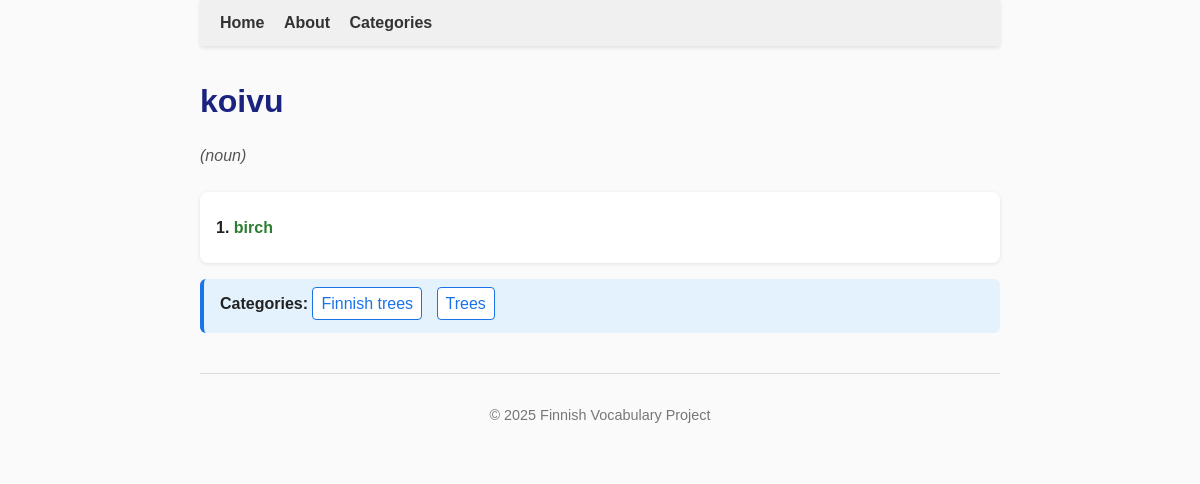
The app's page /word/koivu (signed in) with its own data.
### tables this page shows
CREATE TABLE words (
        id INTEGER PRIMARY KEY,
        word TEXT UNIQUE NOT NULL,
        pos_id INTEGER REFERENCES parts_of_speech(id)
    , created_at TEXT, updated_at TEXT, language_code TEXT DEFAULT 'fi');

CREATE TABLE parts_of_speech (
        id INTEGER PRIMARY KEY,
        name TEXT NOT NULL
    );

CREATE TABLE translations (
        id INTEGER PRIMARY KEY,
        meaning_id INTEGER NOT NULL REFERENCES meanings(id),
        translation_text TEXT NOT NULL,
        translation_number INTEGER
    , language TEXT DEFAULT 'en');

CREATE TABLE categories (
    id INTEGER PRIMARY KEY,
    name TEXT NOT NULL UNIQUE,
    parent_id INTEGER REFERENCES categories(id)
, description TEXT);

### app.py (the view)
@app.route('/word/<word_name>')
def show_word(word_name):
    conn = sqlite3.connect("finnish.db")
    conn.row_factory = sqlite3.Row  # Access columns by name
    cur = conn.cursor()
    cur.execute("""
        SELECT w.id AS word_id, w.word, p.name AS pos_name
        FROM words w
        LEFT JOIN parts_of_speech p ON w.pos_id = p.id
        WHERE w.word = ?
    """, (word_name,))
    word_row = cur.fetchone()
    if not word_row:
        conn.close()
        return f"No data found for word: {word_name}"
    word_id = word_row['word_id']
    pos_name = word_row['pos_name']
    cur.execute("""
        SELECT m.id AS meaning_id, m.meaning_number, m.notes
        FROM meanings m
        WHERE m.word_id = ?
        ORDER BY m.meaning_number
    """, (word_id,))
    meanings_rows = cur.fetchall()
    meanings = []
    for row in meanings_rows:
        meaning_id = row['meaning_id']
        cur.execute("""
            SELECT translation_text
            FROM translations
            WHERE meaning_id = ?
            ORDER BY translation_number
        """, (meaning_id,))
        translations = [t['translation_text'] for t in cur.fetchall()]
        cur.execute("""
            SELECT example_text, example_translation_text
            FROM examples
            WHERE meaning_id = ?
        """, (meaning_id,))
        examples = [
            {'text': e['example_text'], 'translation': e['example_translation_text']}
            for e in cur.fetchall()
        ]
        cur.execute("""
            SELECT mr.meaning2_id, rt.name AS relation_type, w.word AS related_word
            FROM meaning_relations mr
            JOIN relation_types rt ON mr.relation_type_id = rt.id
            JOIN meanings m2 ON mr.meaning2_id = m2.id
            JOIN words w ON m2.word_id = w.id
            WHERE mr.meaning1_id = ?
        """, (meaning_id,))
        relations = [{'type': r['relation_type'], 'word': r['related_word']} for r in cur.fetchall()]
        meanings.append({
            'meaning_number': row['meaning_number'],
            'notes': row['notes'],
            'translations': translations,
            'examples': examples,
            'relations': relations
        })
    cur.execute("""
        SELECT wr.word2_id, rt.name AS relation_type, w2.word AS related_word
        FROM word_relations wr
        JOIN relation_types rt ON wr.relation_type_id = rt.id
        JOIN words w2 ON wr.word2_id = w2.id
        WHERE wr.word1_id = ?
    """, (word_id,))
    word_relations = [{'type': r['relation_type'], 'word': r['related_word']} for r in cur.fetchall()]
    cur.execute("""
        SELECT c.id, c.name
        FROM categories c
        JOIN word_categories wc ON c.id = wc.category_id
        WHERE wc.word_id = ?
        ORDER BY c.name
    """, (word_id,))
    categories = cur.fetchall()
    conn.close()
    if not meanings:
        return f"No data found for word: {word_name}"
    return render_template(
        'word.html',
        word_name=word_name,
        pos_name=pos_name,
        meanings=meanings,
        word_relations=word_relations,
        categories=categories
    )

### templates/word.html (shortened to what this page needs)
{% extends "base.html" %}
{% block content %}
<h1>{{ word_name }}</h1>
{% if pos_name %}
    <p><em>({{ pos_name }})</em></p>
{% endif %}
{% set type_names = {
    "synonym": "Synonyms",
    "antonym": "Antonyms",
    "same root": "Same root",
    "compound of": "Compound of",
    "derived from": "Derived from",
    "part of": "Part of"
} %}
{% for meaning in meanings %}
<div class="meaning">
    <p>
        <strong>{{ meaning.meaning_number }}.</strong>
        <span class="translation">{{ ", ".join(meaning.translations) }}</span>
    </p>
</div>
{% endfor %}
{% if categories %}
<div class="categories">
    <strong>Categories:</strong>
    {% for cat in categories %}
        <a href="{{ url_for('show_category', category_name=cat['name']) }}">{{ cat['name'] }}</a>
    {% endfor %}
</div>
{% endif %}
{% endblock %}

### static/style.css (style rules this page uses)
body { font-family: Arial, sans-serif; max-width: 800px; margin: 0 auto; line-height: 1.6; color: #222; background-color: #fafafa; padding: 0 20px 40px 20px; }
h1 { font-size: 2em; color: #1a237e; margin-bottom: 0.2em; }
em { color: #555; }
.meaning { margin-top: 1.5em; padding: 1em; background-color: #ffffff; border-radius: 8px; box-shadow: 0 1px 4px rgba(0, 0, 0, 0.1); }
.meaning p { margin: 0.4em 0; }
.translation { font-weight: bold; color: #2e7d32; }
.categories { margin-top: 1em; margin-bottom: 1.5em; padding: 0.5em 1em; background-color: #e3f2fd; border-left: 4px solid #1a73e8; border-radius: 6px; }
.categories a { display: inline-block; margin-right: 10px; margin-bottom: 5px; padding: 3px 8px; background-color: #ffffff; border: 1px solid #1a73e8; border-radius: 4px; text-decoration: none; color: #1a73e8; font-weight: 500; transition: all 0.2s ease; }

### records on screen
words: word "koivu"
parts_of_speech: name "noun"
translations: translation_text "birch"
categories: name "Finnish trees"
categories: name "Trees"

### other values on screen
{{ meaning.meaning_number }} "1"
